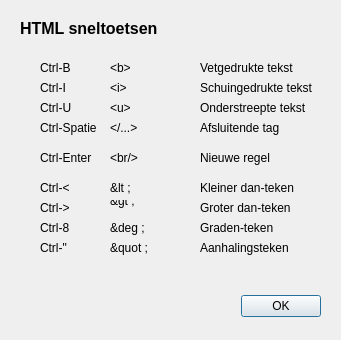
<?xml version="1.0" encoding="UTF-8"?>
<ui version="4.0">
 <class>DlgHelp</class>
 <widget class="QDialog" name="DlgHelp">
  <property name="geometry">
   <rect>
    <x>0</x>
    <y>0</y>
    <width>341</width>
    <height>340</height>
   </rect>
  </property>
  <property name="windowTitle">
   <string/>
  </property>
  <widget class="QDialogButtonBox" name="buttonBox">
   <property name="geometry">
    <rect>
     <x>30</x>
     <y>290</y>
     <width>291</width>
     <height>32</height>
    </rect>
   </property>
   <property name="orientation">
    <enum>Qt::Horizontal</enum>
   </property>
   <property name="standardButtons">
    <set>QDialogButtonBox::Ok</set>
   </property>
  </widget>
  <widget class="QLabel" name="label">
   <property name="geometry">
    <rect>
     <x>20</x>
     <y>20</y>
     <width>181</width>
     <height>16</height>
    </rect>
   </property>
   <property name="font">
    <font>
     <pointsize>12</pointsize>
     <weight>75</weight>
     <bold>true</bold>
    </font>
   </property>
   <property name="text">
    <string>HTML sneltoetsen</string>
   </property>
  </widget>
  <widget class="QLabel" name="label_2">
   <property name="geometry">
    <rect>
     <x>40</x>
     <y>60</y>
     <width>53</width>
     <height>16</height>
    </rect>
   </property>
   <property name="text">
    <string>Ctrl-B</string>
   </property>
  </widget>
  <widget class="QLabel" name="label_3">
   <property name="geometry">
    <rect>
     <x>200</x>
     <y>60</y>
     <width>111</width>
     <height>16</height>
    </rect>
   </property>
   <property name="text">
    <string>Vetgedrukte tekst</string>
   </property>
  </widget>
  <widget class="QLabel" name="label_4">
   <property name="geometry">
    <rect>
     <x>110</x>
     <y>60</y>
     <width>41</width>
     <height>16</height>
    </rect>
   </property>
   <property name="text">
    <string>&amp;lt;b&amp;gt;</string>
   </property>
  </widget>
  <widget class="QLabel" name="label_5">
   <property name="geometry">
    <rect>
     <x>200</x>
     <y>80</y>
     <width>121</width>
     <height>16</height>
    </rect>
   </property>
   <property name="text">
    <string>Schuingedrukte tekst</string>
   </property>
  </widget>
  <widget class="QLabel" name="label_6">
   <property name="geometry">
    <rect>
     <x>110</x>
     <y>80</y>
     <width>41</width>
     <height>16</height>
    </rect>
   </property>
   <property name="text">
    <string>&amp;lt;i&amp;gt;</string>
   </property>
  </widget>
  <widget class="QLabel" name="label_7">
   <property name="geometry">
    <rect>
     <x>40</x>
     <y>80</y>
     <width>53</width>
     <height>16</height>
    </rect>
   </property>
   <property name="text">
    <string>Ctrl-I</string>
   </property>
  </widget>
  <widget class="QLabel" name="label_8">
   <property name="geometry">
    <rect>
     <x>200</x>
     <y>100</y>
     <width>121</width>
     <height>16</height>
    </rect>
   </property>
   <property name="text">
    <string>Onderstreepte tekst</string>
   </property>
  </widget>
  <widget class="QLabel" name="label_9">
   <property name="geometry">
    <rect>
     <x>110</x>
     <y>100</y>
     <width>41</width>
     <height>16</height>
    </rect>
   </property>
   <property name="text">
    <string>&amp;lt;u&amp;gt;</string>
   </property>
  </widget>
  <widget class="QLabel" name="label_10">
   <property name="geometry">
    <rect>
     <x>40</x>
     <y>100</y>
     <width>53</width>
     <height>16</height>
    </rect>
   </property>
   <property name="text">
    <string>Ctrl-U</string>
   </property>
  </widget>
  <widget class="QLabel" name="label_11">
   <property name="geometry">
    <rect>
     <x>200</x>
     <y>120</y>
     <width>111</width>
     <height>16</height>
    </rect>
   </property>
   <property name="text">
    <string>Afsluitende tag</string>
   </property>
  </widget>
  <widget class="QLabel" name="label_12">
   <property name="geometry">
    <rect>
     <x>110</x>
     <y>120</y>
     <width>41</width>
     <height>16</height>
    </rect>
   </property>
   <property name="text">
    <string>&amp;lt;/...&amp;gt;</string>
   </property>
  </widget>
  <widget class="QLabel" name="label_13">
   <property name="geometry">
    <rect>
     <x>40</x>
     <y>120</y>
     <width>61</width>
     <height>16</height>
    </rect>
   </property>
   <property name="text">
    <string>Ctrl-Spatie</string>
   </property>
  </widget>
  <widget class="QLabel" name="label_14">
   <property name="geometry">
    <rect>
     <x>200</x>
     <y>150</y>
     <width>111</width>
     <height>16</height>
    </rect>
   </property>
   <property name="text">
    <string>Nieuwe regel</string>
   </property>
  </widget>
  <widget class="QLabel" name="label_15">
   <property name="geometry">
    <rect>
     <x>110</x>
     <y>150</y>
     <width>41</width>
     <height>16</height>
    </rect>
   </property>
   <property name="text">
    <string>&amp;lt;br/&amp;gt;</string>
   </property>
  </widget>
  <widget class="QLabel" name="label_16">
   <property name="geometry">
    <rect>
     <x>40</x>
     <y>150</y>
     <width>61</width>
     <height>16</height>
    </rect>
   </property>
   <property name="text">
    <string>Ctrl-Enter</string>
   </property>
  </widget>
  <widget class="QLabel" name="label_17">
   <property name="geometry">
    <rect>
     <x>200</x>
     <y>180</y>
     <width>111</width>
     <height>16</height>
    </rect>
   </property>
   <property name="text">
    <string>Kleiner dan-teken</string>
   </property>
  </widget>
  <widget class="QLabel" name="label_18">
   <property name="geometry">
    <rect>
     <x>110</x>
     <y>180</y>
     <width>41</width>
     <height>16</height>
    </rect>
   </property>
   <property name="text">
    <string>&amp;lt ;</string>
   </property>
  </widget>
  <widget class="QLabel" name="label_19">
   <property name="geometry">
    <rect>
     <x>40</x>
     <y>180</y>
     <width>53</width>
     <height>16</height>
    </rect>
   </property>
   <property name="text">
    <string>Ctrl-&lt;</string>
   </property>
  </widget>
  <widget class="QLabel" name="label_20">
   <property name="geometry">
    <rect>
     <x>200</x>
     <y>200</y>
     <width>111</width>
     <height>16</height>
    </rect>
   </property>
   <property name="text">
    <string>Groter dan-teken</string>
   </property>
  </widget>
  <widget class="QLabel" name="label_21">
   <property name="geometry">
    <rect>
     <x>40</x>
     <y>200</y>
     <width>53</width>
     <height>16</height>
    </rect>
   </property>
   <property name="text">
    <string>Ctrl-&gt;</string>
   </property>
  </widget>
  <widget class="QLabel" name="label_22">
   <property name="geometry">
    <rect>
     <x>110</x>
     <y>200</y>
     <width>41</width>
     <height>16</height>
    </rect>
   </property>
   <property name="text">
    <string>&amp;gt ;
</string>
   </property>
  </widget>
  <widget class="QLabel" name="label_23">
   <property name="geometry">
    <rect>
     <x>200</x>
     <y>220</y>
     <width>111</width>
     <height>16</height>
    </rect>
   </property>
   <property name="text">
    <string>Graden-teken</string>
   </property>
  </widget>
  <widget class="QLabel" name="label_24">
   <property name="geometry">
    <rect>
     <x>110</x>
     <y>220</y>
     <width>41</width>
     <height>16</height>
    </rect>
   </property>
   <property name="text">
    <string>&amp;deg ;</string>
   </property>
  </widget>
  <widget class="QLabel" name="label_25">
   <property name="geometry">
    <rect>
     <x>40</x>
     <y>220</y>
     <width>53</width>
     <height>16</height>
    </rect>
   </property>
   <property name="text">
    <string>Ctrl-8</string>
   </property>
  </widget>
  <widget class="QLabel" name="label_26">
   <property name="geometry">
    <rect>
     <x>200</x>
     <y>240</y>
     <width>111</width>
     <height>16</height>
    </rect>
   </property>
   <property name="text">
    <string>Aanhalingsteken</string>
   </property>
  </widget>
  <widget class="QLabel" name="label_27">
   <property name="geometry">
    <rect>
     <x>110</x>
     <y>240</y>
     <width>51</width>
     <height>16</height>
    </rect>
   </property>
   <property name="text">
    <string>&amp;quot ;</string>
   </property>
  </widget>
  <widget class="QLabel" name="label_28">
   <property name="geometry">
    <rect>
     <x>40</x>
     <y>240</y>
     <width>53</width>
     <height>16</height>
    </rect>
   </property>
   <property name="text">
    <string>Ctrl-&quot;</string>
   </property>
  </widget>
 </widget>
 <resources/>
 <connections>
  <connection>
   <sender>buttonBox</sender>
   <signal>accepted()</signal>
   <receiver>DlgHelp</receiver>
   <slot>accept()</slot>
   <hints>
    <hint type="sourcelabel">
     <x>248</x>
     <y>254</y>
    </hint>
    <hint type="destinationlabel">
     <x>157</x>
     <y>274</y>
    </hint>
   </hints>
  </connection>
  <connection>
   <sender>buttonBox</sender>
   <signal>rejected()</signal>
   <receiver>DlgHelp</receiver>
   <slot>reject()</slot>
   <hints>
    <hint type="sourcelabel">
     <x>316</x>
     <y>260</y>
    </hint>
    <hint type="destinationlabel">
     <x>286</x>
     <y>274</y>
    </hint>
   </hints>
  </connection>
 </connections>
</ui>
